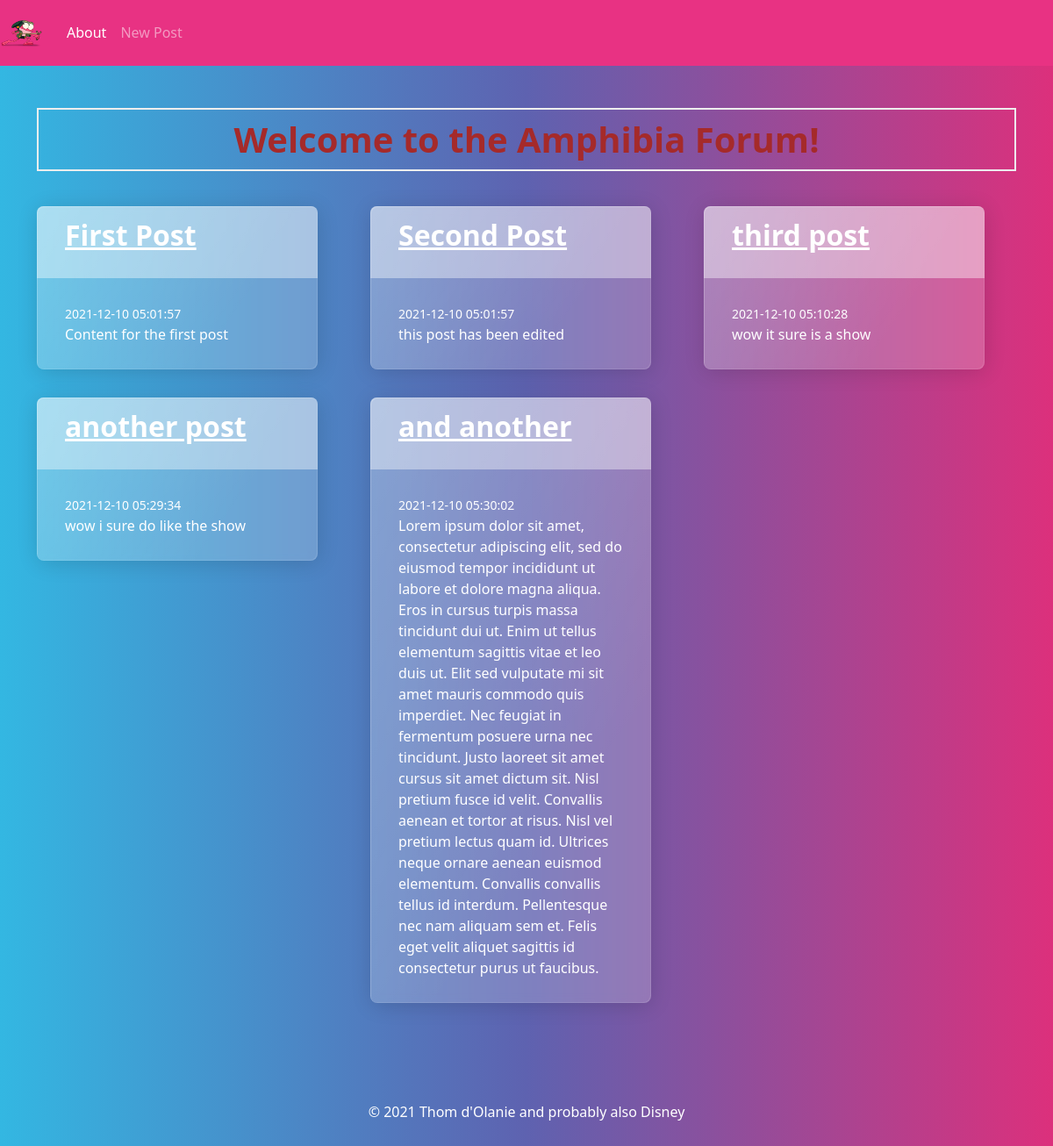
The page / on the database its author committed.
### tables this page shows
CREATE TABLE posts (
    id INTEGER PRIMARY KEY AUTOINCREMENT,
    created TIMESTAMP NOT NULL DEFAULT CURRENT_TIMESTAMP,
    title TEXT NOT NULL,
    content TEXT NOT NULL
);

### app.py (the view)
@app.route('/')
def index():
    conn = get_db_connection()
    posts = conn.execute('SELECT * FROM posts').fetchall()
    conn.close()
    return render_template('index.html', posts=posts)

### app.py (called while the page is built)
def get_db_connection():
    conn = sqlite3.connect('database.db')
    conn.row_factory = sqlite3.Row
    return conn

### templates/index.html
{% extends 'base.html' %}
{% block content %}
    <br><br>
    <h1>{% block title %} Welcome to the Amphibia Forum! {% endblock %}</h1>
    <br>
    <div class="row">
        {% for post in posts %}
        <div class="col-lg-4">
            <div class="card border-secondary mb-3" style="max-width: 20rem;">
                <div class="card-header"><a href="{{ url_for('post', post_id=post['id']) }}">
                    <h2>{{ post['title'] }}</h2>
                </a></div>
                <div class="card-body">
                    <small class="card-text">{{ post['created'] }}</small>
                    <p class="card-text">{{ post['content'] }}</p>
                </div>
            </div>
        </div>
        {% endfor %}
    </div>
{% endblock %}

### templates/base.html (shortened to what this page needs)
<!doctype html>
<html lang="en">
  <head>
    <link rel="stylesheet" href="https://stackpath.bootstrapcdn.com/bootstrap/4.3.1/css/bootstrap.min.css">
    <link rel="stylesheet" href="https://bootswatch.com/5/quartz/bootstrap.min.css">
    <link rel="stylesheet" href="style.css">
  </head>
  <body>
    <nav class="navbar navbar-expand-md navbar-dark bg-primary">
        <a class="navbar-brand" href="{{ url_for('index')}}"><img src="static/sprig.png" alt="Sprig from Amphibia" style="width:auto; height:2rem;"></a>
        <div class="collapse navbar-collapse" id="navbarNav">
            <ul class="navbar-nav">
            <li class="nav-item active">
                <a class="nav-link" href="#">About</a>
            </li>
            <li class="nav-item">
                <a class="nav-link" href="{{url_for('create')}}">New Post</a>
            </li>
            </ul>
        </div>
    </nav>
    <div class="container">
        {% block content %} {% endblock %}
    </div>
    <footer class='page-footer font-small pt-4'>
        <div class='footer-copyright text-center py-3'> &copy; 2021 Thom d'Olanie and probably also Disney
        </div>
    </footer>
  </body>
</html>

### static/css/style.css (style rules this page uses)
h1 { border: 2px #eee solid; color: brown; text-align: center; padding: 10px; }

### rows shown on the page
posts: title "First Post", created "2021-12-10 05:01:57", content "Content for the first post"
posts: title "Second Post", created "2021-12-10 05:01:57", content "this post has been edited"
posts: title "third post", created "2021-12-10 05:10:28", content "wow it sure is a show"
posts: title "another post", created "2021-12-10 05:29:34", content "wow i sure do like the show"
posts: title "and another", created "2021-12-10 05:30:02", content "Lorem ipsum dolor sit amet, consectetur adipiscing elit, sed do eiusmod tempor incididunt ut labore et dolore magna aliqua. Eros in cursus turpis massa tincidunt dui ut. Enim ut tellus elementum sagittis vitae et leo duis ut. Elit sed vulputate mi sit amet mauris commodo quis imperdiet. Nec feugiat in fermentum posuere urna nec tincidunt. Justo laoreet sit amet cursus sit amet dictum sit. Nisl pretium fusce id velit. Convallis aenean et tortor at risus. Nisl vel pretium lectus quam id. Ultrices neque ornare aenean euismod elementum. Convallis convallis tellus id interdum. Pellentesque nec nam aliquam sem et. Felis eget velit aliquet sagittis id consectetur purus ut faucibus."
